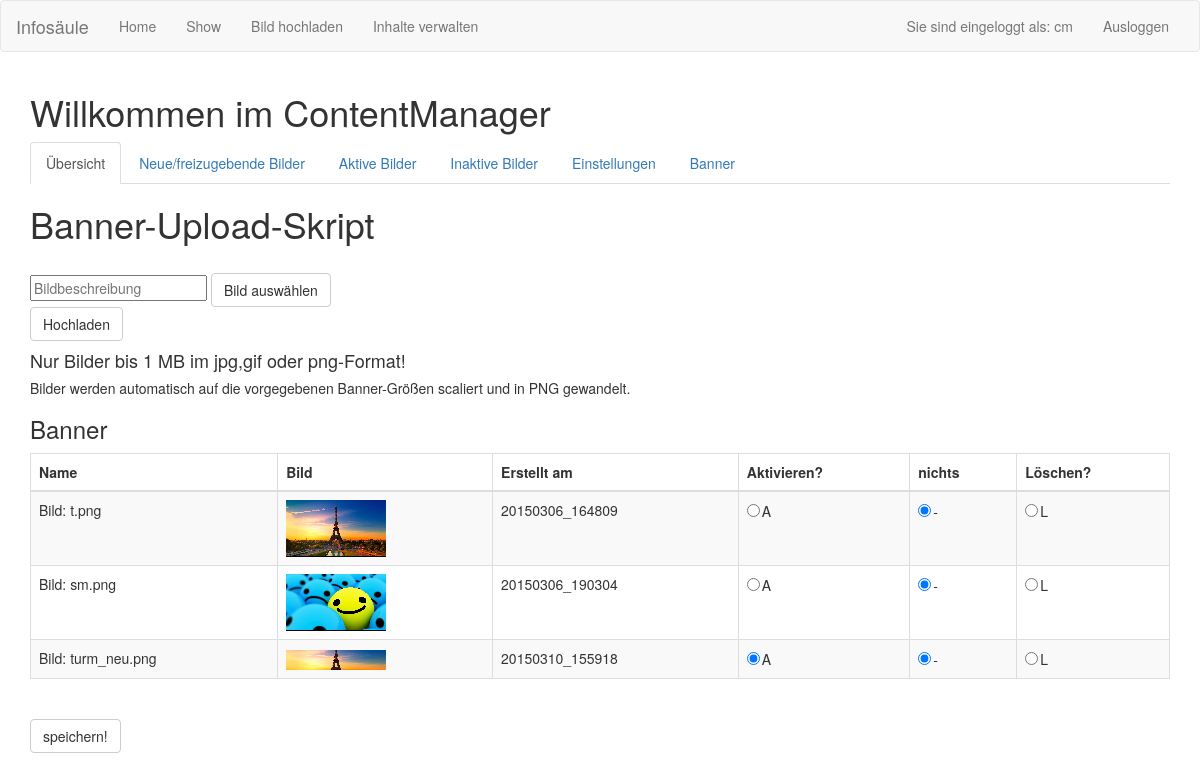
The app's page /cms_banner.php (signed in) with its own data.
### tables this page shows
CREATE TABLE "bilder" ("lfdnr" INTEGER PRIMARY KEY  NOT NULL , "name" TEXT NOT NULL , "user" INTEGER NOT NULL , "erstzeit" DATETIME NOT NULL  DEFAULT CURRENT_TIMESTAMP, "akt_ab" DATETIME, "akt_bis" DATETIME, "ort" TEXT NOT NULL , "status" INTEGER);

### cms_banner.php (the view, shortened to what this page needs)
<?php
include("header.php");
include("cms_links.php");
?>
<html>
<head>
  <link href="css/bootstrap.min.css" rel="stylesheet">
</head>
<body>
<div id="cms_banner" class="container">
<h1>Banner-Upload-Skript</h1>
<form class="form-horizontal" action="check_banner.php" method="post" enctype="multipart/form-data">
               <div class="control-group">
                                                <div class="controls">
                                                        <input name="bildname" type="text" id="bildname" placeholder="Bildbeschreibung" required autofocus>
                                        <span class="btn btn-default btn-file">
                                                Bild ausw&auml;hlen <input name="datei" type="file" id="datei">
                                        </span>
                                                </div>
                                   </div>
<input class="btn btn-default btn-file" type="submit" value="Hochladen">
</form>
<h4>Nur Bilder bis 1 MB im jpg,gif oder png-Format!</h4>
<h5>Bilder werden automatisch auf die vorgegebenen Banner-Gr&ouml;&szlig;en scaliert und in PNG gewandelt.</h5>
<?php
$db = new SQLite3('db/infosaeule.sqlite');
if(!$db)die($db->lastErrorMsg());
 else{
echo" <form action='check_banner2.php' method='post' enctype='multipart/form-data'>";
  $results = $db->query("SELECT name, erstzeit,lfdnr, status from Bilder where status='3' Or status='4' order by 'lfdnr'");
if($row = $results->fetchArray())
  { echo " <b><h3>Banner</h3></b>";
  echo "<table class='table table-striped table-bordered'> ";
  echo "<thead><th>Name</th>";
  echo "<th>Bild</th>";
  echo "<th>Erstellt am</th>";
  echo "<th> Aktivieren? </th>";
  echo "<th> nichts </th>";
  echo "<th> L&ouml;schen? </th></thead>";
  echo "<tbody>";
  echo "<tr><td>Bild: ".$row['name']."</td>";
                 echo "<td><img src='banner_thumb/".$row['erstzeit']."-".$row['name']."' alt='".$row['name']."'</td>";
                 echo "<td>".$row['erstzeit']."</td>";
                  echo "<td><input type='radio' name='aktivieren' value='".$row['lfdnr']."' ";
                 if($row['status']=='4') echo " checked ";
                 echo " style='margin-right: 2px;'>A</td>";
                 echo "<td><input type='radio' name='".$row['lfdnr']."' value='checked' checked style='margin-right: 2px;'>-</td>";
                 echo "<td><input type='radio' name='".$row['lfdnr']."' value='loeschen' style='margin-right: 2px;'>L</td>";
                 echo "</tr>";
         while ($row = $results->fetchArray())
         {
                 echo "<tr><td>Bild: ".$row['name']."</td>";
                 echo "<td><img src='banner_thumb/".$row['erstzeit']."-".$row['name']."' alt='".$row['name']."'</td>";
                 echo "<td>".$row['erstzeit']."</td>";
                 echo "<td><input type='radio' name='aktivieren' value='".$row['lfdnr']."' ";
                 if($row['status']=='4') echo " checked ";
                 echo " style='margin-right: 2px;'>A</td>"; echo "<td><input type='radio' name='".$row['lfdnr']."' value='checked' checked style='margin-right: 2px;'>-</td>";
                 echo "<td><input type='radio' name='".$row['lfdnr']."' value='loeschen' style='margin-right: 2px;'>L</td>";
                 echo "</tr>";
         }
  echo "</tbody>";
  echo "</table> <br>";
   echo "<input class='btn btn-default btn-file' type='submit' value='speichern!'>" ;
  }
  else echo "Keine Banner-Bilder vorhanden!";
}
?>
 <br>
</form>
</div>
</body>
</html>

### css/nav.css (style rules this page uses)
.container { width: 900px; }

### records on screen
bilder: name "t.png", erstzeit+name (picture), erstzeit "20150306_164809"
bilder: name "sm.png", erstzeit+name (picture), erstzeit "20150306_190304"
bilder: name "turm_neu.png", erstzeit+name (picture), erstzeit "20150310_155918", status "☑"

### other values on screen
$_SESSION['rolle'] "cm"
